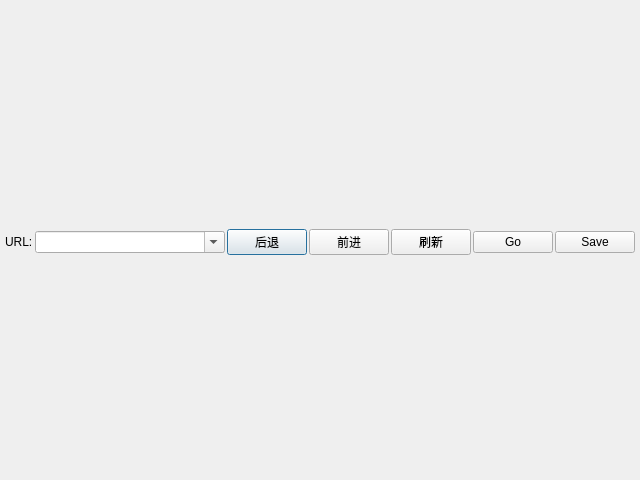
<?xml version="1.0" encoding="UTF-8"?>
<ui version="4.0">
 <class>DialogWebengine</class>
 <widget class="QDialog" name="DialogWebengine">
  <property name="geometry">
   <rect>
    <x>0</x>
    <y>0</y>
    <width>640</width>
    <height>480</height>
   </rect>
  </property>
  <property name="windowTitle">
   <string>QWebEngineView</string>
  </property>
  <layout class="QVBoxLayout" name="verticalLayout_2" stretch="0,1">
   <property name="spacing">
    <number>2</number>
   </property>
   <property name="leftMargin">
    <number>0</number>
   </property>
   <property name="topMargin">
    <number>0</number>
   </property>
   <property name="rightMargin">
    <number>0</number>
   </property>
   <property name="bottomMargin">
    <number>0</number>
   </property>
   <item>
    <layout class="QHBoxLayout" name="horizontalLayout" stretch="0,1,0,0,0,0,0">
     <property name="leftMargin">
      <number>5</number>
     </property>
     <property name="topMargin">
      <number>5</number>
     </property>
     <property name="rightMargin">
      <number>5</number>
     </property>
     <item>
      <widget class="QLabel" name="label">
       <property name="text">
        <string>URL:</string>
       </property>
      </widget>
     </item>
     <item>
      <widget class="QComboBox" name="comboBox">
       <property name="editable">
        <bool>true</bool>
       </property>
      </widget>
     </item>
     <item>
      <widget class="QPushButton" name="pushButton_1">
       <property name="text">
        <string>后退</string>
       </property>
      </widget>
     </item>
     <item>
      <widget class="QPushButton" name="pushButton_2">
       <property name="text">
        <string>前进</string>
       </property>
      </widget>
     </item>
     <item>
      <widget class="QPushButton" name="pushButton_3">
       <property name="text">
        <string>刷新</string>
       </property>
      </widget>
     </item>
     <item>
      <widget class="QPushButton" name="pushButton_4">
       <property name="text">
        <string>Go</string>
       </property>
      </widget>
     </item>
     <item>
      <widget class="QPushButton" name="pushButton_5">
       <property name="text">
        <string>Save</string>
       </property>
      </widget>
     </item>
    </layout>
   </item>
   <item>
    <layout class="QVBoxLayout" name="verticalLayout"/>
   </item>
  </layout>
 </widget>
 <resources/>
 <connections/>
</ui>
